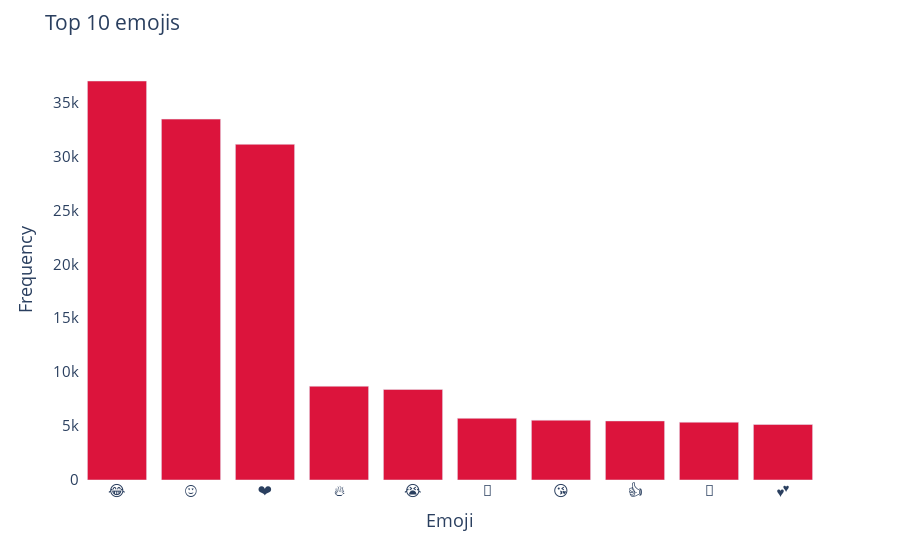

Source (notebook cell):
### Code cell
#using plotly express
fig = px.bar(x= emojis, y = countcdf)
fig.update_traces(marker_color="crimson")
fig.update_layout(
    title="Top 10 emojis",
    xaxis_title="Emoji",
    yaxis_title="Frequency",
    font_size=15,
    plot_bgcolor= 'white')
fig.show()

### Figure 1 — Plotly figure (JSON) as saved in the notebook; plotly's stock layout.template omitted (floating-point values rounded to 4 significant figures)
{"data": [{"alignmentgroup": "True", "hovertemplate": "x=%{x}<br>y=%{y}<extra></extra>", "legendgroup": "", "marker": {"color": "crimson", "pattern": {"shape": ""}}, "name": "", "offsetgroup": "", "orientation": "v", "showlegend": false, "textposition": "auto", "type": "bar", "x": ["😂", "😍", "❤", "🔥", "😭", "👏", "😘", "👍", "💖", "💕"], "xaxis": "x", "y": [36987, 33453, 31119, 8694, 8398, 5719, 5545, 5476, 5359, 5147], "yaxis": "y"}], "layout": {"barmode": "relative", "font": {"size": 15}, "legend": {"tracegroupgap": 0}, "margin": {"t": 60}, "plot_bgcolor": "white", "title": {"text": "Top 10 emojis"}, "xaxis": {"anchor": "y", "domain": [0, 1], "title": {"text": "Emoji"}}, "yaxis": {"anchor": "x", "domain": [0, 1], "title": {"text": "Frequency"}}}}
